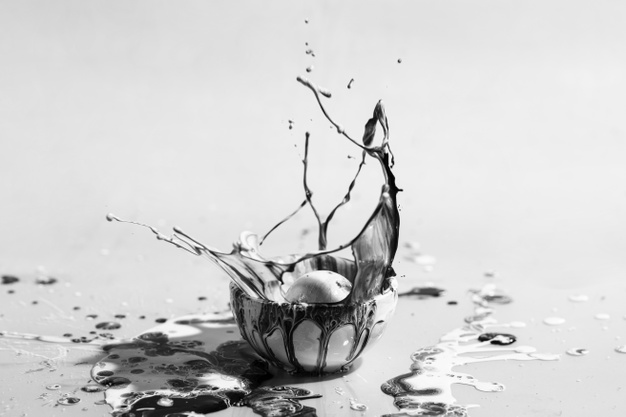
#> input picture courses/apcsp/datasets/cup.jpg, 626 x 417 px, found by its file name
$ jupyter execute --allow-errors svd.ipynb
#> lines starting #> are read from the running program, lines starting #| are printed output that depends on the picture
<a href="https://colab.research.google.com/github/LongBaoNguyen/longbaonguyen.github.io/blob/master/courses/apcsp/image_processing/svd/svd.ipynb" target="_blank">

</a>

# Singular Value Decomposition (SVD) and Image Compression

Singular Value Decomposition (SVD) is one of the most important matrix factorizations in linear algebra. Just as integers can be factored into prime numbers, a matrix can be decomposed into a product of simpler matrices that reveal its fundamental structure. In this lab, you will explore what SVD is, how it represents a matrix in terms of its geometric components, and how this decomposition enables us to compress images through low‑rank approximation.

Singular Value Decomposition states that for **any** real matrix

$$A \in \mathbb{R}^{m \times n}$$

can be decomposed as:

$$
A = U \, \Sigma \, V^{T}
$$

where:

- $U \in \mathbb{R}^{m \times m}$ is an **orthogonal matrix** (columns are orthonormal),
- $\Sigma \in \mathbb{R}^{m \times n}$ is a (rectangular) **diagonal matrix** whose diagonal entries
  $$
  \sigma_1 \ge \sigma_2 \ge \cdots \ge \sigma_r > 0
  $$
  are the **singular values**,
- $V \in \mathbb{R}^{n \times n}$ is another **orthogonal matrix**, and $V^T$ is its transpose.

---

## **Low‑Rank Approximation**

A powerful use of SVD is approximating $A$ using only the top $k$ singular values:

$$
A_k = U_k \, \Sigma_k \, V_k^{T}
$$

where:

- $U_k$ contains the first $k$ columns of $U$,
- $\Sigma_k$ contains the top $k$ singular values,
- $V_k^T$ contains the first $k$ rows of $V^T$.

This yields the **best rank-$k$** approximation to $A$.

---

## **Why This Works for Images**

A grayscale image is a matrix of pixel values. By keeping only the largest singular values, we capture the most important structure and discard noise or fine detail.

Thus:

- store fewer numbers,
- reconstruct an image that looks nearly the same,
- achieve **image compression via SVD**.

[cell 1]
import numpy as np
import matplotlib.pyplot as plt

from PIL import Image
import requests
from io import BytesIO

url = "https://raw.githubusercontent.com/LongBaoNguyen/longbaonguyen.github.io/master/courses/apcsp/datasets/cup.jpg"
response = requests.get(url)
img = Image.open(BytesIO(response.content)).convert("L")
img = np.asarray(img).astype(np.float32) / 255.0  # shape: (H, W)
#> img: shape (417, 626) float32
H, W = img.shape
#> H = 417; W = 626

print(f"Loaded image shape: {img.shape}")
#| Loaded image shape: (417, 626)
plt.figure(figsize=(5,5))
plt.imshow(img, cmap="gray")
plt.title('Original Image')
plt.show()

## Understanding `numpy.linalg.svd` and the Shapes of Its Outputs

Recall that the **Singular Value Decomposition (SVD)** breaks any matrix $A \in \mathbb{R}^{m \times n}$ into three pieces:

$$
A = U \, \Sigma \, V^{T}
$$

where:

- $U \in \mathbb{R}^{m \times m}$, $\Sigma \in \mathbb{R}^{m \times n}$ and $V^T \in \mathbb{R}^{n \times n}$

NumPy computes this using:

```python
U, s, Vt = np.linalg.svd(A)
```

However, the sizes of `U`, `s`, and `Vt` uses a **compact** form of SVD by default to save memory. Let $p = \min(m, n)$. NumPy does **not** return the full diagonal matrix $\Sigma.$ Instead, it returns a **1D array** of length $p$. Why? Because the full $\Sigma$ would be mostly zeros:

$$
\Sigma =
\begin{bmatrix}
\sigma_1 & 0 & \cdots \\
0 & \sigma_2 & \cdots \\
\vdots & & \ddots \\
\end{bmatrix}
$$

NumPy returns only the diagonal (the important part!) to avoid storing unnecessary zeros.

In addition, even though the theoretical SVD defines $U$ as an **m × m** orthogonal matrix, NumPy returns only the **first $p$ columns**. Similarly, instead of an **n × n** orthogonal matrix $V$, NumPy returns only the **first $p$ rows**, the matrix of singular vectors that matter for the decomposition.

This decomposition is compact, efficient, and contains all the essential information. These columns are the only ones needed to reconstruct $A$. This is called the **reduced (or thin) SVD**.

## Summary Table

| Piece      | NumPy Output | Shape  | Why This Shape?                           |
| ---------- | ------------ | ------ | ----------------------------------------- |
| $$U$$      | `U`          | (m, p) | Only the first useful singular vectors    |
| $$\Sigma$$ | `s`          | (p,)   | Only diagonals needed; zeros omitted      |
| $$V^T$$    | `Vt`         | (p, n) | Only the essential right singular vectors |

## Reconstructing the Matrix

Since NumPy doesn’t give the full $\Sigma$, you rebuild it like this:

```python
Sigma = np.diag(s)   # creates a p x p diagonal matrix
A_reconstructed = U @ Sigma @ Vt
```

This produces a matrix equal (up to numerical precision) to the original $A$.

#### Suppose the image's shape is 600 x 800. To store the original image, how many entries are stored in memory? If k = 50, how many entries are stored in the compressed image?

#### Answer here:

#### Fill out code below by choosing only the top k singular values in the decomposition. Which k is acceptable in terms of quality? Try k = 5, 10, 20, 40, 50, 100.

#> (a cell that did not finish here is left out)

## Compression math: how many numbers do we store?

- Original grayscale image stores $m\times n$ numbers.
- Rank-$k$ SVD approximation stores:
  - $U_k$: $m\times k$
  - $\Sigma_k$: $k$ (just the diagonal)
  - $V_k^T$: $k\times n$

Total stored numbers: $k(m+n+1)$

Compression ratio (approx):
$$\text{ratio} = \dfrac{mn}{k*(m+n+1)}$$

[cell 3]
def compression_ratio(m, n, k):
    # fill in code to return the ratio above.(one line, fill in formula after "return")
    return (m*n)/(k*(m+n+1))


for k in [5,10,20,50,100]:
    print(f"k={k:>3}  ratio≈{compression_ratio(H, W, k):.2f}x fewer numbers")

## Optional: Interactive slider (if `ipywidgets` is available)

If you're in Jupyter with widgets enabled (or Colab with widgets support), you can use a slider to change \(k\) live.
If it errors, you can skip this section.

[cell 4]
try:
    import ipywidgets as widgets
    from IPython.display import display

    k_slider = widgets.IntSlider(value=1, min=1, max=100, step=1, description='k')

    out = widgets.Output()

    def update(change=None):
        with out:
            out.clear_output(wait=True)
            k = k_slider.value
            U, s, Vt = np.linalg.svd(img, full_matrices=False)
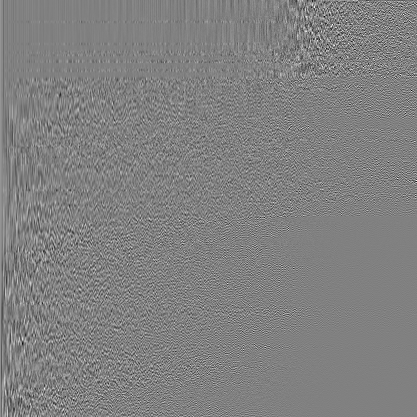
#> U: shape (417, 417) float32; min -0.344, max 0.336, mean 0.00011; drawn with min black and max white
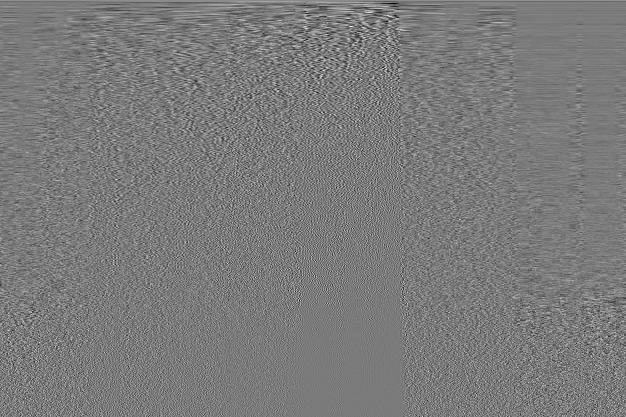
#> Vt: shape (417, 626) float32; min -0.268, max 0.287, mean 9.75e-05; drawn with min black and max white
#> s = 417 values, max 421.7 at index 0, min 0.00618 at index 416, mean 2.44
            Ak = U[:,:k] @ np.diag(s[:k]) @ Vt[:k,:]
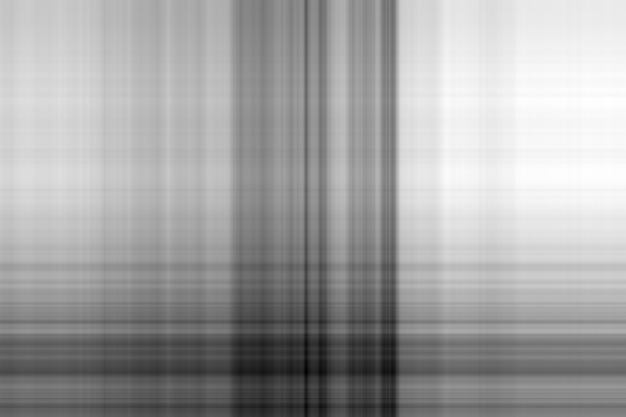
#> Ak: shape (417, 626) float32; min 0.476, max 1.01, mean 0.817; drawn with min black and max white
            Ak = np.clip(Ak, 0, 1)
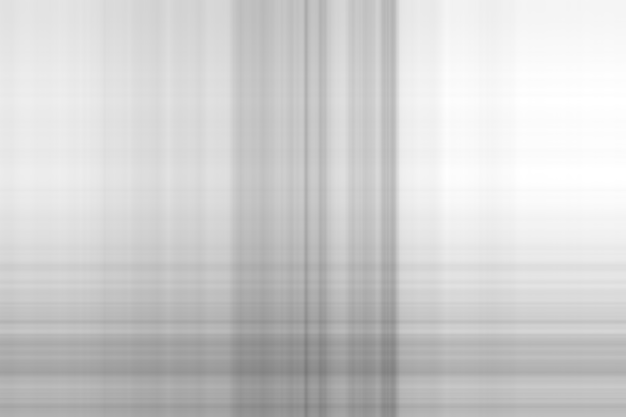
#> Ak: shape (417, 626) float32; min 0.476, max 1, mean 0.817
            plt.figure(figsize=(5,5))
            plt.imshow(Ak, cmap="gray")
            plt.axis('off')
            plt.title(f'Rank-k RGB Approximation (k={k})')
            plt.show()
            print(f"Approx compression ratio ≈ {compression_ratio(H, W, k):.2f}x")
#| Approx compression ratio ≈ 250.04x

    k_slider.observe(update, names='value')
    display(k_slider, out)
    update()

except Exception as e:
    print("ipywidgets not available or not enabled. Skipping interactive section.")
    print("Error:", e)

## SVD compression for *color* images (RGB)

A color image has 3 channels (Red, Green, Blue). One simple approach is:

1. Compute SVD separately on each channel matrix
2. Keep the top \(k\) components for each channel
3. Reconstruct and stack back into an RGB image

[cell 5]
url = "https://raw.githubusercontent.com/LongBaoNguyen/longbaonguyen.github.io/master/courses/apcsp/datasets/flower.jpg"
response = requests.get(url)
img = Image.open(BytesIO(response.content)).convert("RGB")
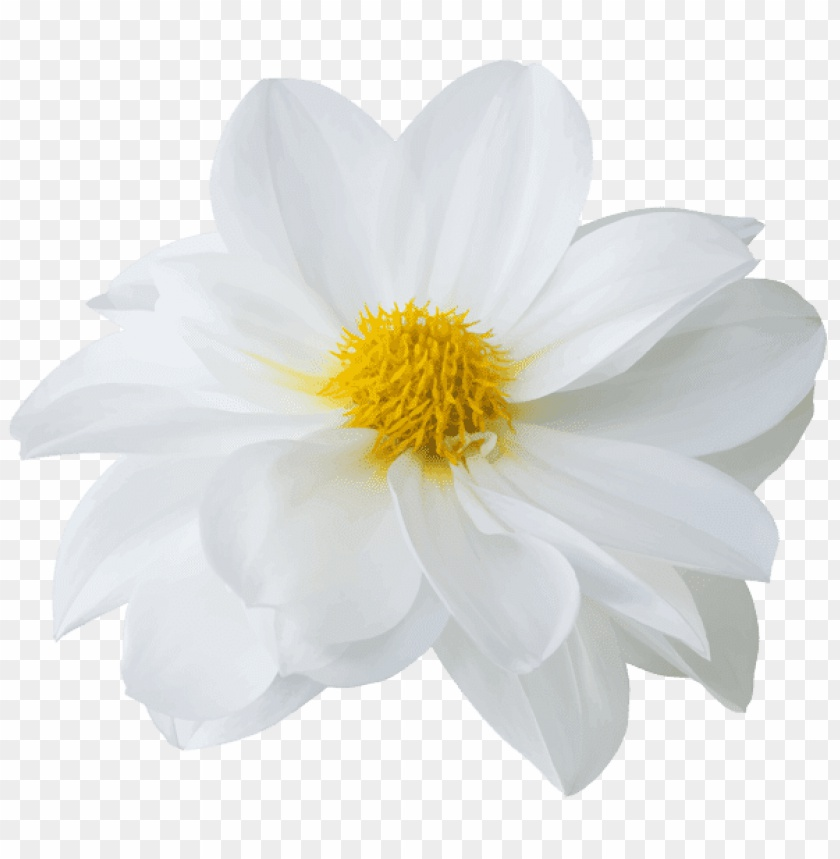
#> input picture courses/apcsp/datasets/flower.jpg, 840 x 859 px, found by its file name
#> img is the input picture: PIL image 840x859 RGB; mean R, G, B 226.6, 227, 223.3
img_rgb = np.asarray(img).astype(np.float32) / 255.0  # shape: (H, W, 3)
H, W, D = img_rgb.shape
#> H = 859; W = 840; D = 3

print(f"Loaded image shape: {img_rgb.shape}")
#| Loaded image shape: (859, 840, 3)
plt.figure(figsize=(5,5))
plt.imshow(img_rgb)
plt.title('Original Image')
plt.show()
